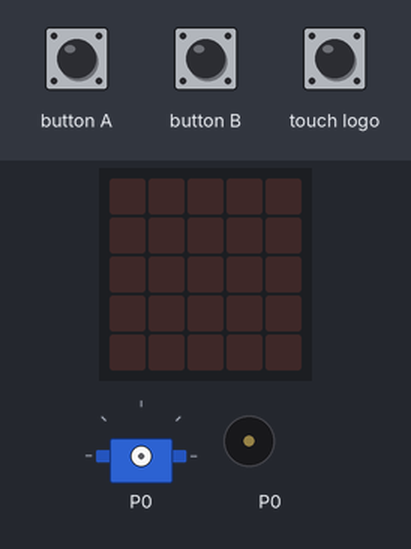
Bench run of a program on a simulated BBC micro:bit (MakeCode). On the bench: the board's 5×5 LED display, servo, buzzer (waves = sounding). The inputs (shaded band) are chosen by the test bench.

Above: at 1.2 s.
1.3 s: touch logo pressed for 0.15 s
At 1.9 s:
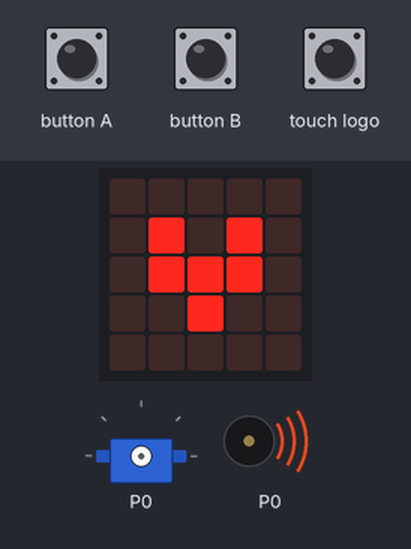
4.3 s: button A pressed for 0.15 s
At 6.24 s:
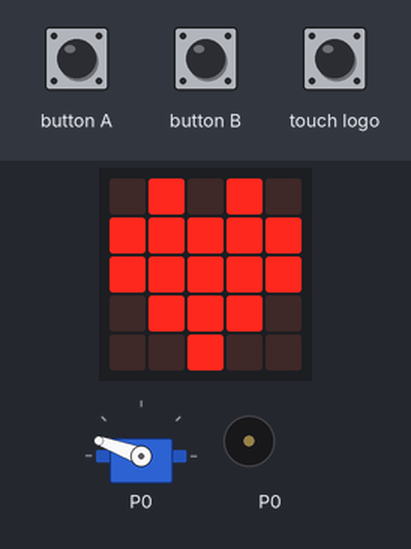
7.3 s: button B pressed for 0.15 s
At 7.89 s:
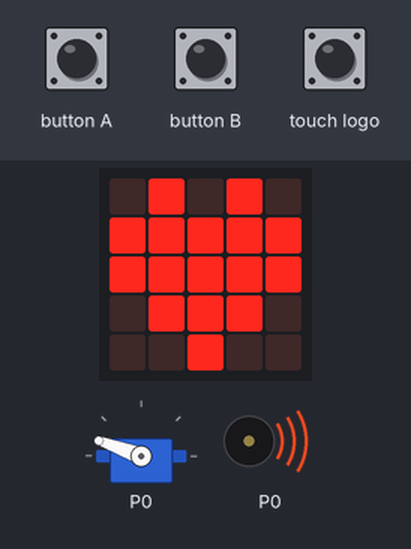
Timing chart, 0 to 18.2 s (numbered marks = the images above; inputs shaded):
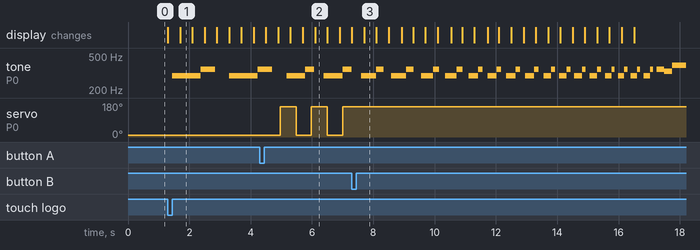

Measured:
- after the input at 1.3 s, tone on P0: plays 294 Hz for 0.93 s, 349 Hz for 0.46 s, 294 Hz for 0.93 s, 349 Hz for 0.06 s, starting after 0.15 s; the display: first changes at once (image 1 shows a later state)
- after the input at 4.3 s, servo on P0: alternates 160° for 0.52 s and 10° for 0.50 s, starting after 0.66 s
- after the input at 7.3 s, servo on P0: stops changing and stays 160°
- what the display in image 1 shows lasts 0.4 s, from 1.7 s to 2.1 s

The program:

main.ts
```typescript
let go_nage = 0
radio.onReceivedNumber(function (receivedNumber) {
    pins.analogSetPeriod(AnalogPin.P0, 10)
    basic.pause(500)
    pins.analogSetPeriod(AnalogPin.P0, 160)
    basic.pause(500)
})
input.onLogoEvent(TouchButtonEvent.Touched, function () {
    for (let index = 0; index < 19; index++) {
        basic.showLeds(`
            . # . # .
            # # # # #
            # # # # #
            . # # # .
            . . # . .
            `)
        basic.showLeds(`
            . . . . .
            . # . # .
            . # # # .
            . . # . .
            . . . . .
            `)
    }
    basic.showLeds(`
        . . . . .
        . . . . .
        . . . . .
        . . . . .
        . . . . .
        `)
})
input.onButtonPressed(Button.A, function () {
    go_nage = 1
})
input.onButtonPressed(Button.B, function () {
    go_nage = 0
})
input.onLogoEvent(TouchButtonEvent.Pressed, function () {
    music.playMelody("D D F - D D F - ", 130)
    music.playMelody("D D F - D D F - ", 200)
    music.playMelody("D D F - D D F - ", 250)
    music.playMelody("D D F - D D F - ", 315)
    for (let index = 0; index < 2; index++) {
        music.playMelody("D D F - D D F - ", 400)
    }
    for (let index = 0; index < 2; index++) {
        music.playMelody("D D F - D D F - ", 500)
    }
    for (let index = 0; index < 2; index++) {
        music.playMelody("D D F - D D F - ", 600)
    }
    music.playMelody("F F E E G G G G ", 500)
    music.stopAllSounds()
})
basic.forever(function () {
    if (go_nage == 1) {
        servos.P0.setAngle(10)
        basic.pause(500)
        servos.P0.setAngle(160)
        basic.pause(500)
    }
})
```

test.ts
```typescript
// les tests vont ici ; cela ne sera pas compilé si ce paquet est utilisé en tant qu'extension.
```
